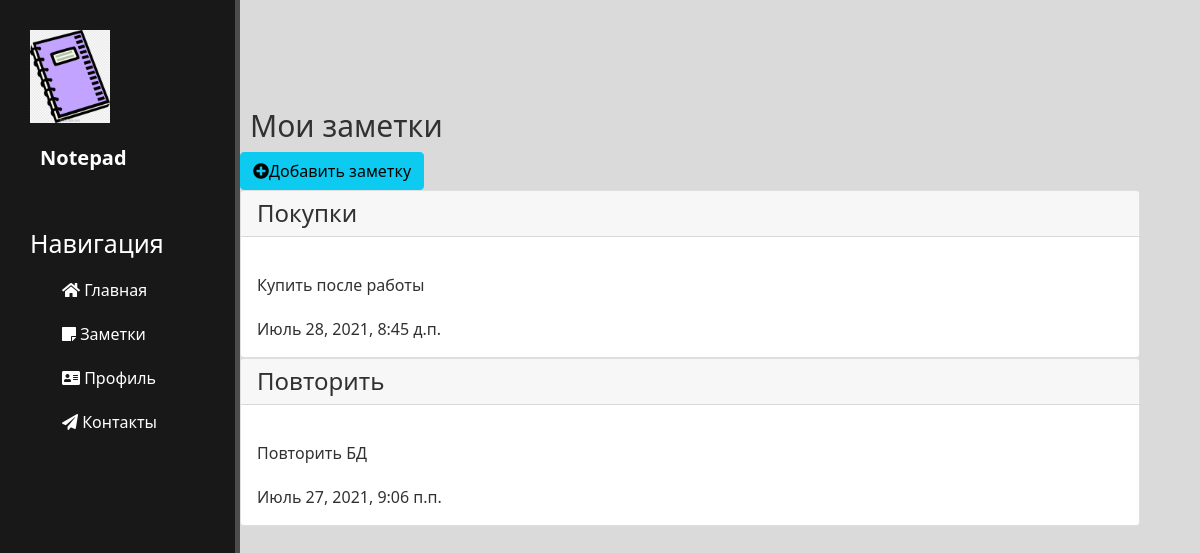
Page /notes/ on the earlier database version.
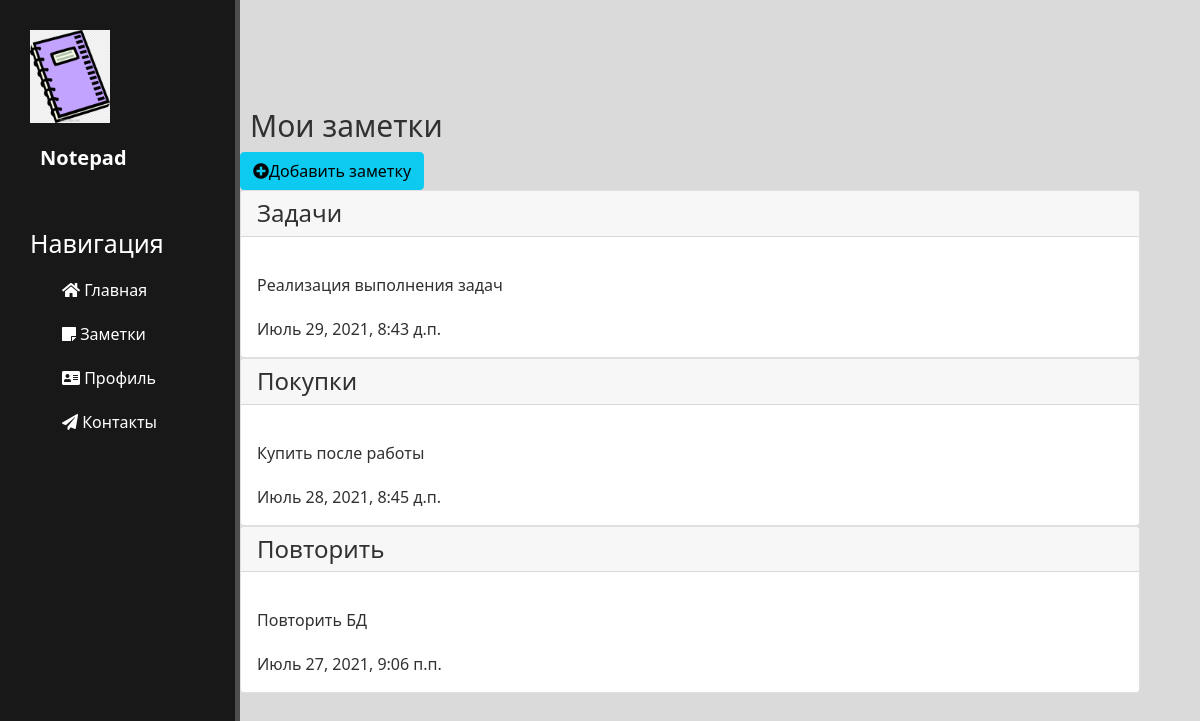
Same page on the later database version.
### notes/models.py (models this page shows, shortened)
class Notes(models.Model):
    title = models.CharField('Заголовок', max_length=100)
    preview = models.CharField('Превью', max_length=250)
    full_text = models.TextField('Текст')
    date = models.DateTimeField('Дата создания')
    class Meta:
        verbose_name = 'Заметка'
        verbose_name_plural = 'Заметки'

### notes/views.py (the view)
# urls.py: path('notes/', include('notes.urls')),
def notes(request):
    notes = Notes.objects.order_by('-date')
    return render(request, 'notes/notes.html', {'notes': notes})

### notes/templates/notes/notes.html (shortened to what this page needs)
{% extends 'main/_layout.html' %}
{% block content %}
  <h1>Мои заметки</h1>
  <a href="{% url 'add_note' %}"><button class="btn btn-info"><i class="fa fa-plus-circle"></i>Добавить заметку</button></a>
  {% if notes %}
  {% for el in notes %}
    <div class="card">
      <h4 class="card-header">{{el.title}}</h4>
      <div class="card-body">
        <p class="card-text">{{el.preview|linebreaksbr}}</p>
        <p class="card-text">{{el.date}}</p>
      </div>
    </div>
  {% endfor %}
  {% else %}
    <h2>Заметок пока нет</h2>
  {% endif %}
{% endblock %}

Differences in the rows shown:
added Notes: title "Задачи", preview "Реализация выполнения задач", date "Июль 29, 2021, 8:43 д.п."
